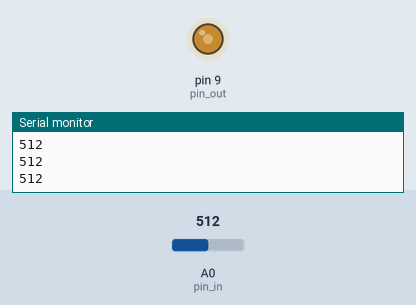
This sketch was run on a simulated Arduino Uno, built with avr-gcc and run on an emulated ATmega328P. On the bench: output pins drawn as LEDs (lit = HIGH), the last lines printed to the serial monitor. Inputs (shaded band) come from the test bench; at power-on: A0 (pin_in) = 512.

Above: at 1.2 s.
1.3 s: A0 (pin_in) set to 716
At 2.0 s:
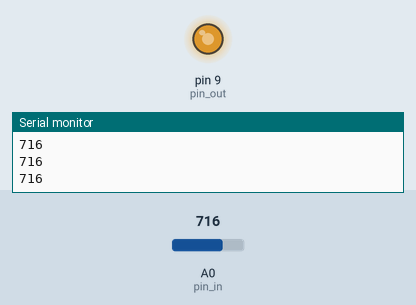
2.8 s: A0 (pin_in) set to 900
At 3.1 s:
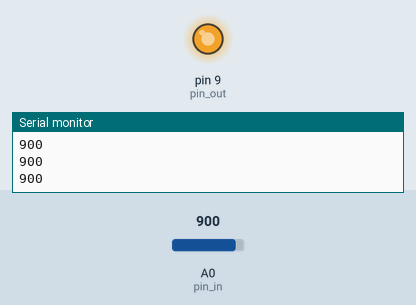
4.3 s: A0 (pin_in) set to 122
At 5.5 s:
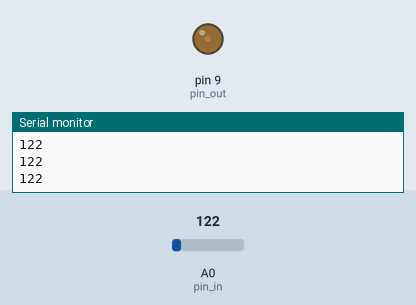
5.8 s: A0 (pin_in) set to 0
At 6.5 s:
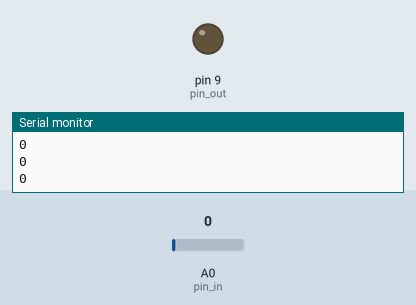
Timing chart, 0 to 8.3 s (numbered marks = the images above; inputs shaded):
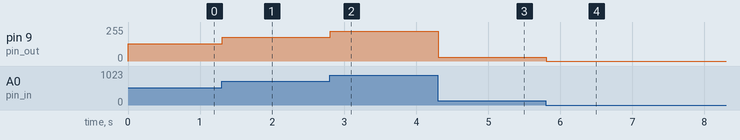

The sketch:

ADCtoPWMcontrol.ino
```cpp
int val=0;
int pin_in=A0;
int pin_out=9;
void setup() {
  // put your setup code here, to run once:
  TCCR2B = (TCCR2B & 0xF8) | 0x03;

  Serial.begin(9600);
  Serial.println("Hello World");
}
void loop() {
  // put your main code here, to run repeatedly:
  val=analogRead(pin_in);
  Serial.println(val);
  analogWrite(pin_out,val/4);
}
```

Measured:
- after the input at 1.3 s, pin 9 (pin_out): 128/255 → 179/255 at once
- after the input at 2.8 s, pin 9 (pin_out): 179/255 → 225/255 at once
- after the input at 4.3 s, pin 9 (pin_out): 225/255 → 30/255 at once
- after the input at 5.8 s, pin 9 (pin_out): 30/255 → 0/255 at once
